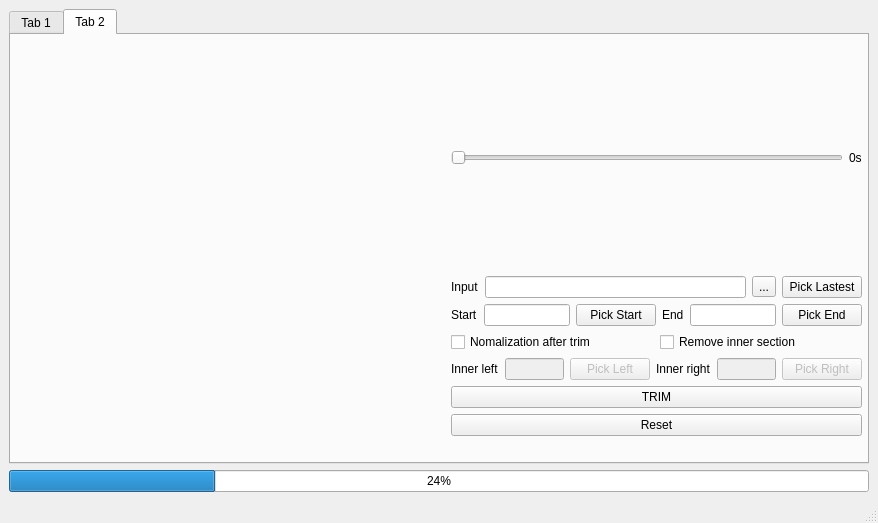
<?xml version="1.0" encoding="UTF-8"?>
<ui version="4.0">
 <class>MainWindow</class>
 <widget class="QMainWindow" name="MainWindow">
  <property name="enabled">
   <bool>true</bool>
  </property>
  <property name="geometry">
   <rect>
    <x>0</x>
    <y>0</y>
    <width>878</width>
    <height>523</height>
   </rect>
  </property>
  <property name="sizePolicy">
   <sizepolicy hsizetype="Fixed" vsizetype="Fixed">
    <horstretch>0</horstretch>
    <verstretch>0</verstretch>
   </sizepolicy>
  </property>
  <property name="maximumSize">
   <size>
    <width>900</width>
    <height>550</height>
   </size>
  </property>
  <property name="windowTitle">
   <string>pyVideoUtilities</string>
  </property>
  <widget class="QWidget" name="centralwidget">
   <property name="sizePolicy">
    <sizepolicy hsizetype="Fixed" vsizetype="Preferred">
     <horstretch>0</horstretch>
     <verstretch>0</verstretch>
    </sizepolicy>
   </property>
   <layout class="QVBoxLayout" name="verticalLayout_6">
    <item>
     <widget class="QTabWidget" name="tabWidget">
      <property name="sizePolicy">
       <sizepolicy hsizetype="Fixed" vsizetype="Fixed">
        <horstretch>0</horstretch>
        <verstretch>0</verstretch>
       </sizepolicy>
      </property>
      <property name="minimumSize">
       <size>
        <width>860</width>
        <height>450</height>
       </size>
      </property>
      <property name="maximumSize">
       <size>
        <width>900</width>
        <height>500</height>
       </size>
      </property>
      <property name="currentIndex">
       <number>1</number>
      </property>
      <widget class="QWidget" name="tab">
       <attribute name="title">
        <string>Tab 1</string>
       </attribute>
       <layout class="QGridLayout" name="gridLayout">
        <item row="0" column="0">
         <widget class="QGroupBox" name="groupBox">
          <property name="title">
           <string>Input</string>
          </property>
          <layout class="QHBoxLayout" name="horizontalLayout_14">
           <item>
            <layout class="QVBoxLayout" name="verticalLayout">
             <item>
              <widget class="QLabel" name="label">
               <property name="text">
                <string>File Input</string>
               </property>
              </widget>
             </item>
             <item>
              <layout class="QHBoxLayout" name="horizontalLayout">
               <item>
                <widget class="QLineEdit" name="inputLine"/>
               </item>
               <item>
                <widget class="QToolButton" name="pickInputBtn">
                 <property name="text">
                  <string>...</string>
                 </property>
                </widget>
               </item>
               <item>
                <widget class="QPushButton" name="pickLastBtn">
                 <property name="text">
                  <string>Pick Last File</string>
                 </property>
                </widget>
               </item>
              </layout>
             </item>
            </layout>
           </item>
          </layout>
         </widget>
        </item>
        <item row="0" column="1">
         <widget class="QGroupBox" name="groupBox_3">
          <property name="title">
           <string>Config</string>
          </property>
          <layout class="QHBoxLayout" name="horizontalLayout_13">
           <item>
            <layout class="QVBoxLayout" name="verticalLayout_3">
             <item>
              <layout class="QHBoxLayout" name="horizontalLayout_3">
               <item>
                <widget class="QLabel" name="label_3">
                 <property name="text">
                  <string>Dest Length:</string>
                 </property>
                </widget>
               </item>
               <item>
                <widget class="QLineEdit" name="selectLenLine">
                 <property name="placeholderText">
                  <string>15</string>
                 </property>
                </widget>
               </item>
               <item>
                <widget class="QPushButton" name="defaultLenBtn">
                 <property name="text">
                  <string>15s</string>
                 </property>
                </widget>
               </item>
              </layout>
             </item>
             <item>
              <widget class="QPushButton" name="processBtn">
               <property name="text">
                <string>Process</string>
               </property>
              </widget>
             </item>
            </layout>
           </item>
          </layout>
         </widget>
        </item>
        <item row="1" column="0">
         <widget class="QGroupBox" name="groupBox_2">
          <property name="title">
           <string>Output</string>
          </property>
          <layout class="QHBoxLayout" name="horizontalLayout_15">
           <item>
            <layout class="QVBoxLayout" name="verticalLayout_2">
             <item>
              <widget class="QLabel" name="label_2">
               <property name="text">
                <string>Destination Output</string>
               </property>
              </widget>
             </item>
             <item>
              <layout class="QHBoxLayout" name="horizontalLayout_2">
               <item>
                <widget class="QLineEdit" name="destLine"/>
               </item>
               <item>
                <widget class="QToolButton" name="pickDestBtn">
                 <property name="text">
                  <string>...</string>
                 </property>
                </widget>
               </item>
               <item>
                <widget class="QPushButton" name="pickDefaultBtn">
                 <property name="text">
                  <string>Pick Default Dest</string>
                 </property>
                </widget>
               </item>
              </layout>
             </item>
            </layout>
           </item>
          </layout>
         </widget>
        </item>
        <item row="1" column="1">
         <widget class="QGroupBox" name="groupBox_4">
          <property name="title">
           <string>Auto</string>
          </property>
          <layout class="QHBoxLayout" name="horizontalLayout_4">
           <item>
            <layout class="QVBoxLayout" name="verticalLayout_5">
             <item>
              <widget class="QLabel" name="label_4">
               <property name="text">
                <string>Profile1: Src:Video|Dest:Video</string>
               </property>
              </widget>
             </item>
             <item>
              <widget class="QLabel" name="label_8">
               <property name="text">
                <string>Profile2: Src:Bandicam|Dest:Video</string>
               </property>
              </widget>
             </item>
             <item>
              <widget class="QLabel" name="label_5">
               <property name="text">
                <string>Profile3: Src:BandicamSSD|Dest:Video</string>
               </property>
              </widget>
             </item>
            </layout>
           </item>
           <item>
            <layout class="QVBoxLayout" name="verticalLayout_4">
             <item>
              <widget class="QPushButton" name="run1Btn">
               <property name="text">
                <string>Run1</string>
               </property>
              </widget>
             </item>
             <item>
              <widget class="QPushButton" name="run2Btn">
               <property name="text">
                <string>Run2</string>
               </property>
              </widget>
             </item>
             <item>
              <widget class="QPushButton" name="run3Btn">
               <property name="text">
                <string>Run3</string>
               </property>
              </widget>
             </item>
            </layout>
           </item>
          </layout>
         </widget>
        </item>
       </layout>
      </widget>
      <widget class="QWidget" name="tab_2">
       <attribute name="title">
        <string>Tab 2</string>
       </attribute>
       <widget class="QWidget" name="widget" native="true">
        <property name="geometry">
         <rect>
          <x>9</x>
          <y>9</y>
          <width>424</width>
          <height>418</height>
         </rect>
        </property>
        <layout class="QFormLayout" name="formLayout">
         <item row="0" column="0">
          <widget class="QLabel" name="currentFrameThumbnail">
           <property name="sizePolicy">
            <sizepolicy hsizetype="Preferred" vsizetype="Preferred">
             <horstretch>0</horstretch>
             <verstretch>0</verstretch>
            </sizepolicy>
           </property>
           <property name="minimumSize">
            <size>
             <width>300</width>
             <height>300</height>
            </size>
           </property>
           <property name="maximumSize">
            <size>
             <width>400</width>
             <height>400</height>
            </size>
           </property>
           <property name="text">
            <string/>
           </property>
           <property name="pixmap">
            <pixmap>assets/cut-video.png</pixmap>
           </property>
           <property name="scaledContents">
            <bool>true</bool>
           </property>
          </widget>
         </item>
        </layout>
       </widget>
       <widget class="QWidget" name="">
        <property name="geometry">
         <rect>
          <x>440</x>
          <y>10</y>
          <width>411</width>
          <height>391</height>
         </rect>
        </property>
        <layout class="QVBoxLayout" name="verticalLayout_8">
         <item>
          <layout class="QHBoxLayout" name="horizontalLayout_11">
           <item>
            <widget class="QSlider" name="horizontalSlider">
             <property name="singleStep">
              <number>1</number>
             </property>
             <property name="orientation">
              <enum>Qt::Horizontal</enum>
             </property>
            </widget>
           </item>
           <item>
            <widget class="QLabel" name="currentPosSlider">
             <property name="text">
              <string>0s</string>
             </property>
            </widget>
           </item>
          </layout>
         </item>
         <item>
          <layout class="QHBoxLayout" name="horizontalLayout_5">
           <item>
            <widget class="QLabel" name="label_7">
             <property name="text">
              <string>Input</string>
             </property>
            </widget>
           </item>
           <item>
            <widget class="QLineEdit" name="inputLine2"/>
           </item>
           <item>
            <widget class="QToolButton" name="pickInputBtn_2">
             <property name="text">
              <string>...</string>
             </property>
            </widget>
           </item>
           <item>
            <widget class="QPushButton" name="pickLastestBtn">
             <property name="text">
              <string>Pick Lastest</string>
             </property>
            </widget>
           </item>
          </layout>
         </item>
         <item>
          <layout class="QHBoxLayout" name="horizontalLayout_16">
           <item>
            <layout class="QHBoxLayout" name="horizontalLayout_6">
             <item>
              <widget class="QLabel" name="label_10">
               <property name="text">
                <string>Start</string>
               </property>
              </widget>
             </item>
             <item>
              <widget class="QLineEdit" name="lineEdit_3"/>
             </item>
             <item>
              <widget class="QPushButton" name="pickStartBtn">
               <property name="text">
                <string>Pick Start</string>
               </property>
              </widget>
             </item>
            </layout>
           </item>
           <item>
            <layout class="QHBoxLayout" name="horizontalLayout_7">
             <item>
              <widget class="QLabel" name="label_9">
               <property name="text">
                <string>End</string>
               </property>
              </widget>
             </item>
             <item>
              <widget class="QLineEdit" name="lineEdit_2"/>
             </item>
             <item>
              <widget class="QPushButton" name="pickEndBtn">
               <property name="text">
                <string>Pick End</string>
               </property>
              </widget>
             </item>
            </layout>
           </item>
          </layout>
         </item>
         <item>
          <layout class="QHBoxLayout" name="horizontalLayout_8">
           <item>
            <widget class="QCheckBox" name="normalizationCheckBox">
             <property name="text">
              <string>Nomalization after trim</string>
             </property>
             <property name="checked">
              <bool>false</bool>
             </property>
            </widget>
           </item>
           <item>
            <widget class="QCheckBox" name="removeInnerCheckBox">
             <property name="text">
              <string>Remove inner section</string>
             </property>
             <property name="checked">
              <bool>false</bool>
             </property>
            </widget>
           </item>
          </layout>
         </item>
         <item>
          <layout class="QHBoxLayout" name="horizontalLayout_12">
           <item>
            <layout class="QHBoxLayout" name="horizontalLayout_9">
             <item>
              <widget class="QLabel" name="label_11">
               <property name="text">
                <string>Inner left</string>
               </property>
              </widget>
             </item>
             <item>
              <widget class="QLineEdit" name="lineEdit_4">
               <property name="enabled">
                <bool>false</bool>
               </property>
              </widget>
             </item>
             <item>
              <widget class="QPushButton" name="pickLeftBtn">
               <property name="enabled">
                <bool>false</bool>
               </property>
               <property name="text">
                <string>Pick Left</string>
               </property>
              </widget>
             </item>
            </layout>
           </item>
           <item>
            <layout class="QHBoxLayout" name="horizontalLayout_10">
             <item>
              <widget class="QLabel" name="label_12">
               <property name="text">
                <string>Inner right</string>
               </property>
              </widget>
             </item>
             <item>
              <widget class="QLineEdit" name="lineEdit_5">
               <property name="enabled">
                <bool>false</bool>
               </property>
              </widget>
             </item>
             <item>
              <widget class="QPushButton" name="pickRightBtn">
               <property name="enabled">
                <bool>false</bool>
               </property>
               <property name="text">
                <string>Pick Right</string>
               </property>
              </widget>
             </item>
            </layout>
           </item>
          </layout>
         </item>
         <item>
          <layout class="QVBoxLayout" name="verticalLayout_7">
           <item>
            <widget class="QPushButton" name="trimBtn">
             <property name="enabled">
              <bool>true</bool>
             </property>
             <property name="text">
              <string>TRIM</string>
             </property>
            </widget>
           </item>
           <item>
            <widget class="QPushButton" name="resetBtn">
             <property name="enabled">
              <bool>true</bool>
             </property>
             <property name="text">
              <string>Reset</string>
             </property>
            </widget>
           </item>
          </layout>
         </item>
        </layout>
       </widget>
      </widget>
     </widget>
    </item>
    <item>
     <widget class="QProgressBar" name="progressBar">
      <property name="value">
       <number>24</number>
      </property>
     </widget>
    </item>
   </layout>
  </widget>
  <widget class="QStatusBar" name="statusbar"/>
 </widget>
 <resources/>
 <connections/>
</ui>
